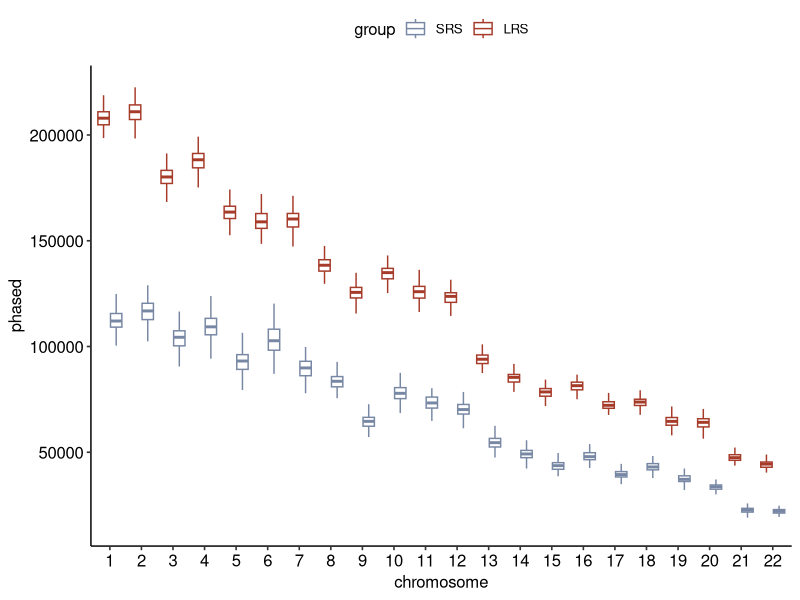
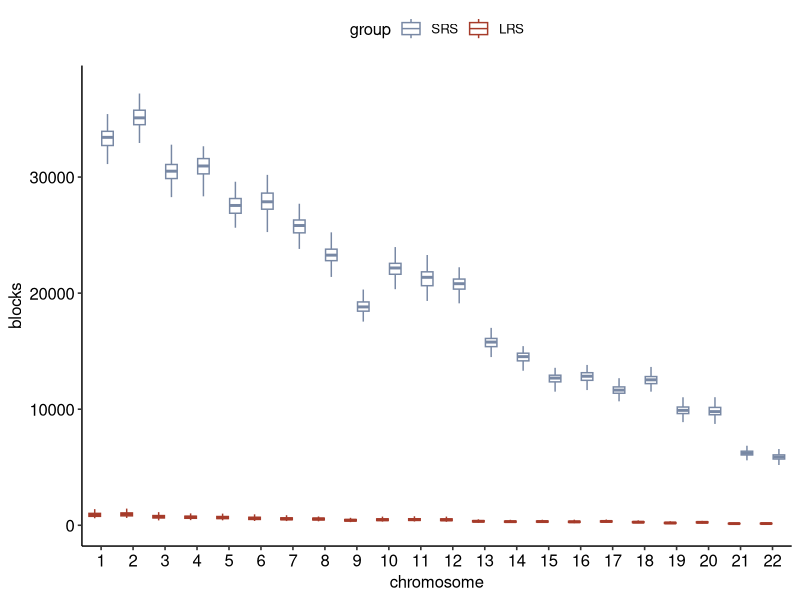
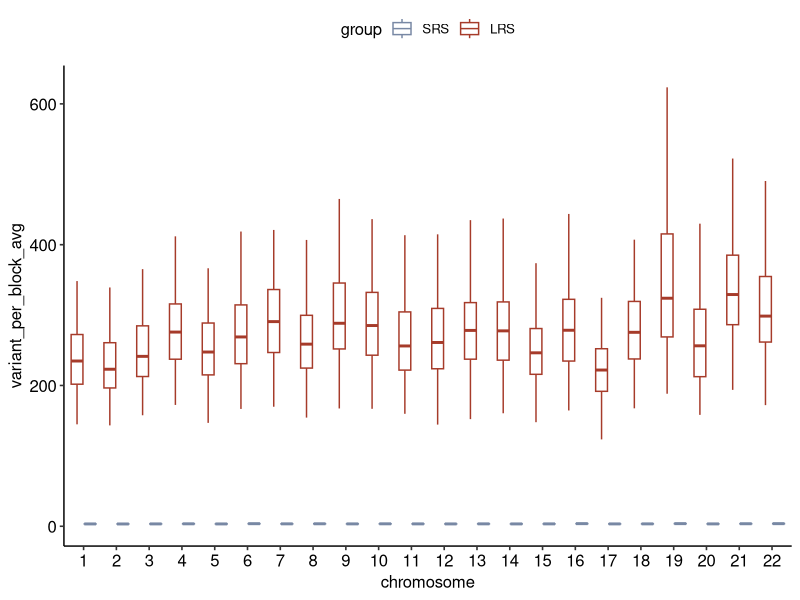
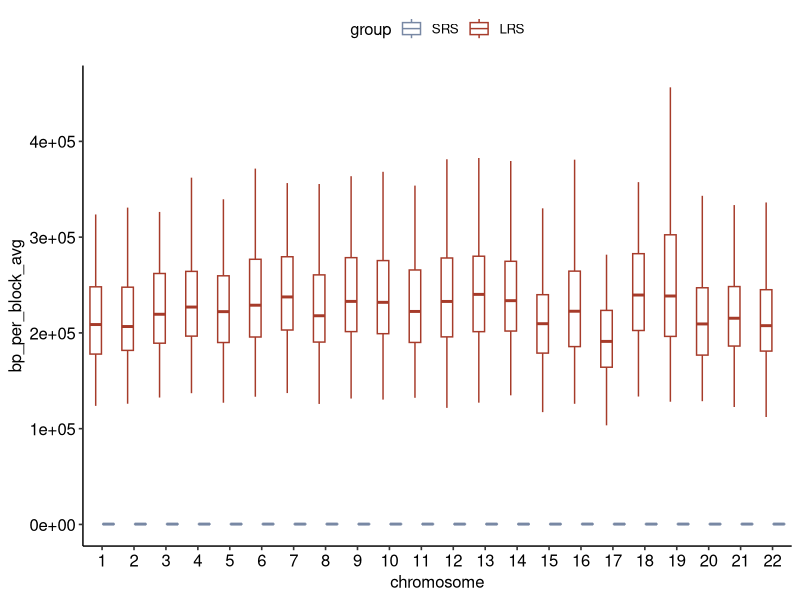
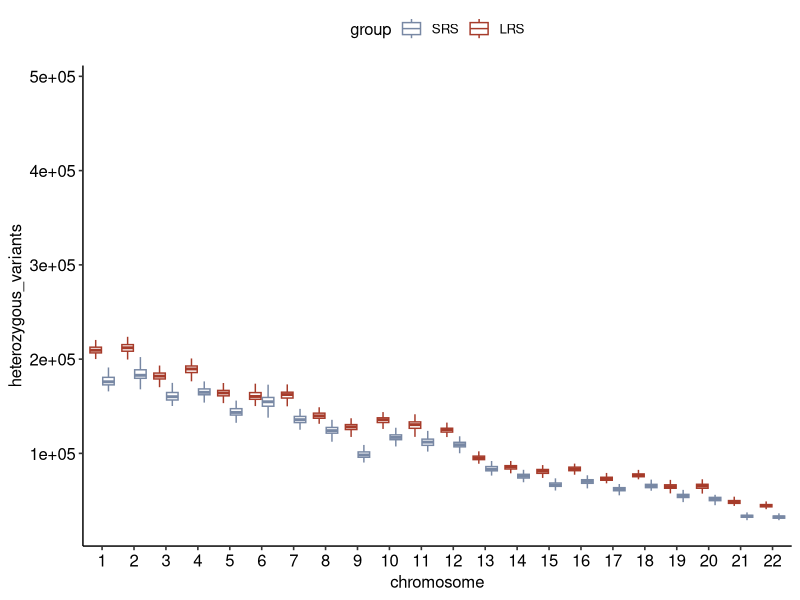
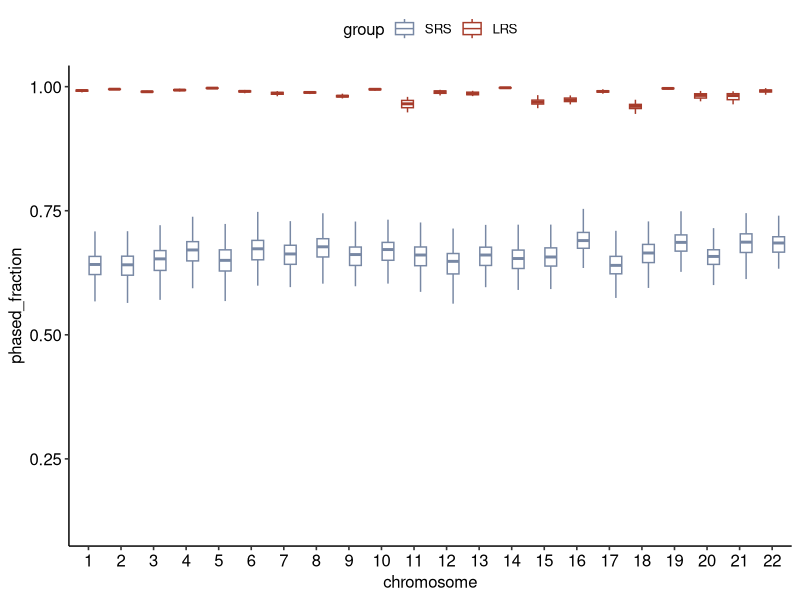
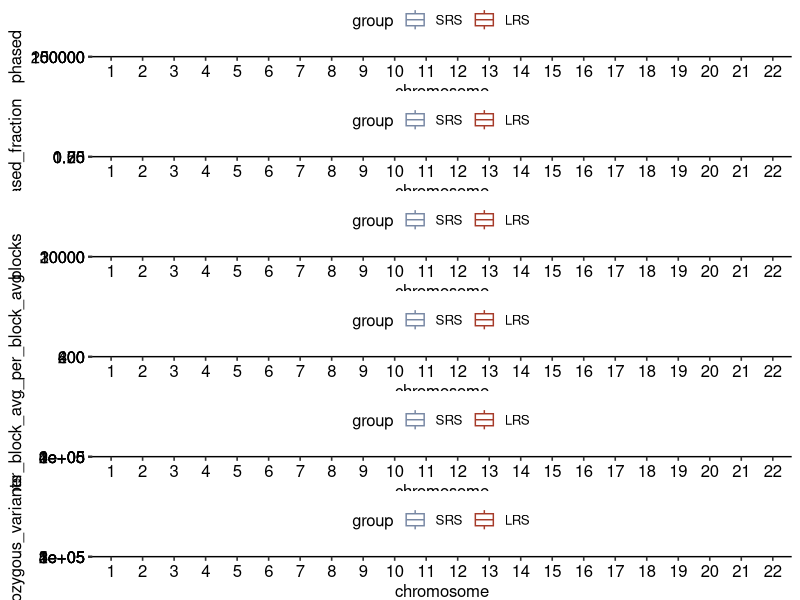
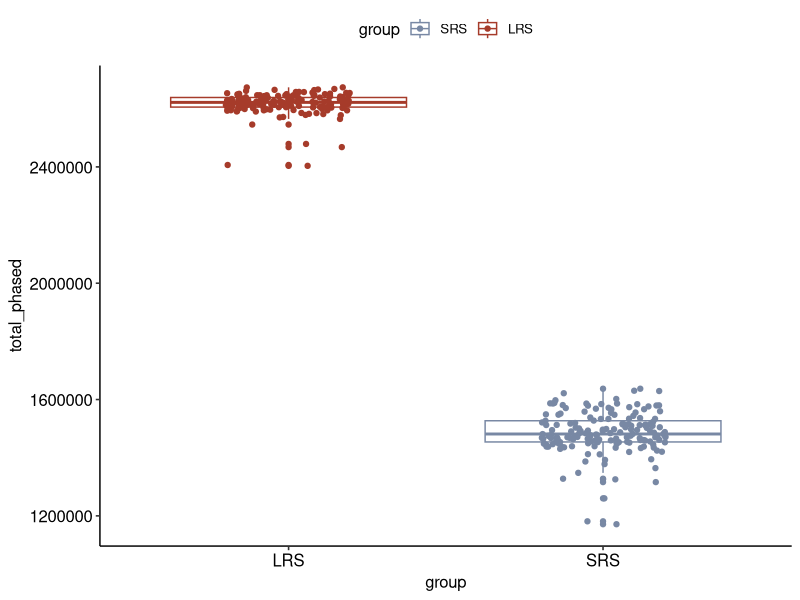

Source code (R) for these figures, in order:
#==============================================#
# LRS vs SRS phased SNP comparation #
# Supp-Figure-13#
#==============================================#
library(data.table)
library(dplyr)
library(ggpubr)
library(ggplot2)
library(tidyverse)

setwd("/path/to/GTOP_code/supp/supp_fig13")

# Supp.Fig.13a ------------------------------------------------------------
dat.m <- fread("./input/Figure S13.txt") %>% 
  mutate(chromosome=factor(chromosome, levels=seq(1:22)))

# phased counts
p1 <- ggplot(dat.m,aes(x=chromosome,y=phased,color=group)) + geom_boxplot(width=.8,outlier.shape = NA) + theme_pubr() + 
  scale_color_manual(breaks = c("SRS","LRS"),values = c("#7888a4","#a63b2a"));p1

# blocks
p2 <- ggplot(dat.m,aes(x=chromosome,y=blocks,color=group)) + geom_boxplot(width=.8,outlier.shape = NA) + theme_pubr() + 
  scale_color_manual(breaks = c("SRS","LRS"),values = c("#7888a4","#a63b2a"));p2

# variant_per_block_avg
p3 <- ggplot(dat.m,aes(x=chromosome,y=variant_per_block_avg,color=group)) + geom_boxplot(width=.8,outlier.shape = NA) + theme_pubr() + 
  scale_color_manual(breaks = c("SRS","LRS"),values = c("#7888a4","#a63b2a"));p3

# bp_per_block_avg
p4 <- ggplot(dat.m,aes(x=chromosome,y=bp_per_block_avg,color=group)) + geom_boxplot(width=.8,outlier.shape = NA) + theme_pubr() +
  scale_color_manual(breaks = c("SRS","LRS"),values = c("#7888a4","#a63b2a"));p4

# heterozygous_variants
p5 <- ggplot(dat.m,aes(x=chromosome,y=heterozygous_variants,color=group)) + geom_boxplot(width=.8,outlier.shape = NA) + theme_pubr() +
  scale_color_manual(breaks = c("SRS","LRS"),values = c("#7888a4","#a63b2a"));p5


# phased fraction
p6 <- ggplot(dat.m,aes(x=chromosome,y=phased_fraction,color=group)) + geom_boxplot(width=.8,outlier.shape = NA) + theme_pubr() +
  scale_color_manual(breaks = c("SRS","LRS"),values = c("#7888a4","#a63b2a")) ;p6


cowplot::plot_grid(p1, p6, p2,p3,p4,p5,ncol=1,align = "v")


# Supp.Fig.13b plot phased variants by individuals ------------------------


df_plot <- dat.m %>% dplyr::select(Indis, chromosome, variants, phased, unphased, group) %>% 
  dplyr::group_by(Indis, group) %>% 
  dplyr::summarise(total_var=sum(variants),total_phased=sum(phased),total_unphased=sum(unphased)) %>% ungroup()
  # rbind(df_plot.l,df_plot.s)

p8 <- ggplot(df_plot,aes(x=group,y=total_phased,color=group)) + geom_boxplot() + geom_jitter(width = .2,aes(color=group)) + theme_pubr() + 
  scale_color_manual(breaks = c("SRS","LRS"),values = c("#7888a4","#a63b2a"));p8



df_plot <- dat.m %>% dplyr::select(Indis, chromosome, variants, blocks, group) %>% 
  dplyr::group_by(Indis, group) %>% 
  dplyr::summarise(total_block=sum(blocks)) %>% ungroup()
  # rbind(df_plot.l,df_plot.s)
p9 <- ggplot(df_plot,aes(x=group,y=total_block,color=group)) + geom_boxplot() + geom_jitter(width = .2,aes(color=group)) + theme_pubr() + 
  scale_color_manual(breaks = c("SRS","LRS"),values = c("#7888a4","#a63b2a")) + scale_y_log10();p9



df_plot <- dat.m %>% dplyr::select(Indis, chromosome, variants, heterozygous_variants, group) %>% 
  dplyr::group_by(Indis, group) %>% 
  dplyr::summarise(total_het=sum(heterozygous_variants)) %>% ungroup()
  # rbind(df_plot.l,df_plot.s)
p10 <- ggplot(df_plot,aes(x=group,y=total_het,color=group)) + geom_boxplot() + geom_jitter(width = .2,aes(color=group)) + theme_pubr() + 
  scale_color_manual(breaks = c("SRS","LRS"),values = c("#7888a4","#a63b2a"));p10


cowplot::plot_grid(p8,p9,p10,ncol=1,align="v")

